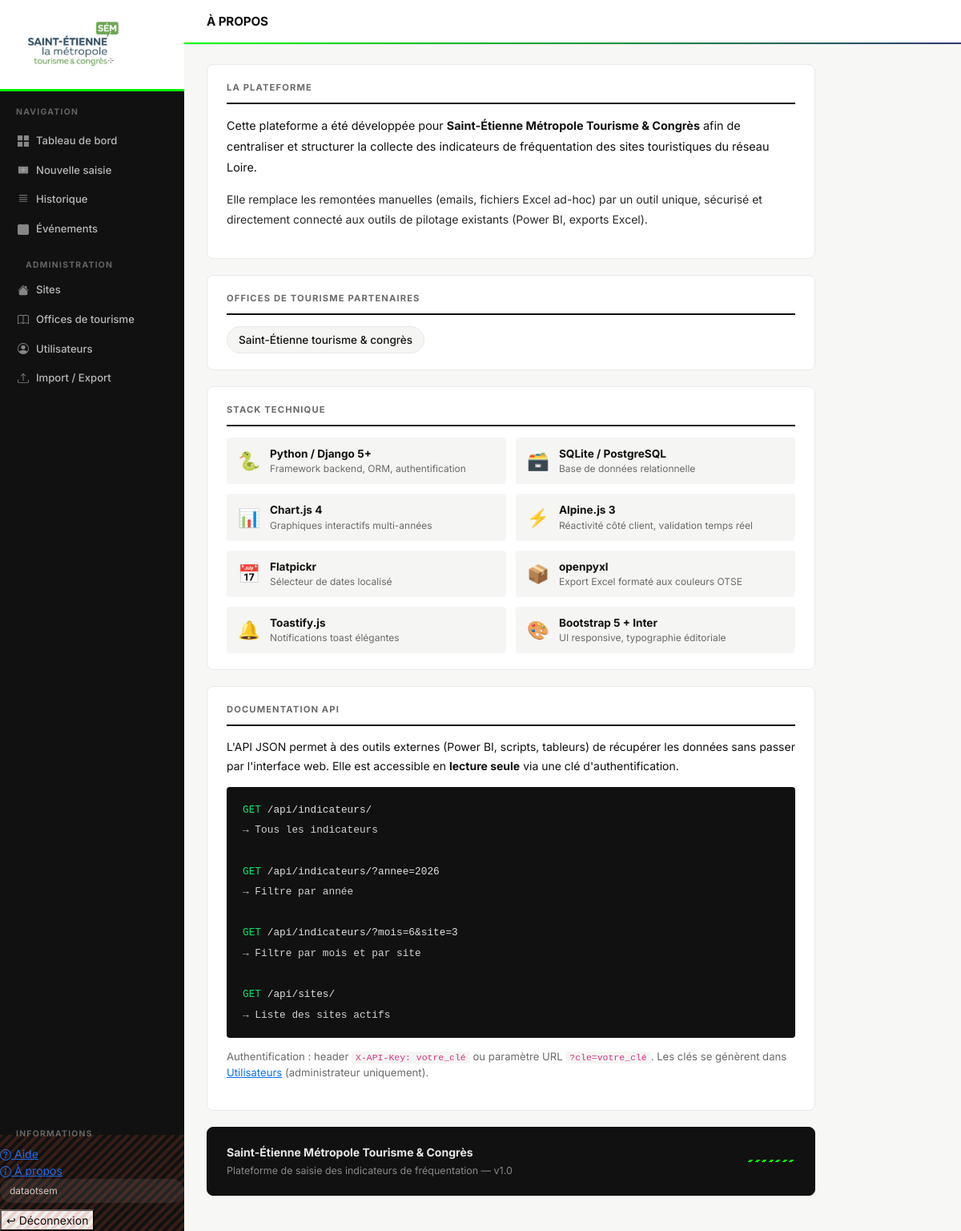
Page /a-propos/ (signed in) on the committed database.
### suivi/models.py (models this page shows, shortened)
class Utilisateur(AbstractUser):
    ROLE_CHOICES = [
        ("saisisseur", "Saisisseur (site)"),
        ("admin", "Administrateur"),
    ]
    site = models.ForeignKey(
        SiteTouristique,
        verbose_name="Site rattaché",
        on_delete=models.SET_NULL,
        null=True,
        blank=True,
        related_name="utilisateurs",
    )
    role = models.CharField(
        "Rôle", max_length=20, choices=ROLE_CHOICES, default="saisisseur"
    )
    telephone = models.CharField("Téléphone", max_length=30, blank=True)
    cle_api = models.CharField(
        "Clé API", max_length=64, blank=True, unique=True, null=True,
        help_text="Utilisée pour l'accès en lecture à l'API (ex: Power BI). Laisser vide si non utilisée.",
    )
    @property
    def est_admin(self):
        return self.role == "admin" or self.is_superuser

class OfficeDeTourisme(models.Model):
    nom = models.CharField("Nom", max_length=200)
    actif = models.BooleanField("Actif", default=True)
    class Meta:
        verbose_name = "Office de tourisme"
        verbose_name_plural = "Offices de tourisme"
        ordering = ["nom"]

### suivi/views.py (the view)
# urls.py: path("a-propos/", views.a_propos, name="a_propos"),
@login_required
def a_propos(request):
    stack = [
        {"icone": "🐍", "nom": "Python / Django 5+", "detail": "Framework backend, ORM, authentification"},
        {"icone": "🗃️", "nom": "SQLite / PostgreSQL", "detail": "Base de données relationnelle"},
        {"icone": "📊", "nom": "Chart.js 4", "detail": "Graphiques interactifs multi-années"},
        {"icone": "⚡", "nom": "Alpine.js 3", "detail": "Réactivité côté client, validation temps réel"},
        {"icone": "📅", "nom": "Flatpickr", "detail": "Sélecteur de dates localisé"},
        {"icone": "📦", "nom": "openpyxl", "detail": "Export Excel formaté aux couleurs OTSE"},
        {"icone": "🔔", "nom": "Toastify.js", "detail": "Notifications toast élégantes"},
        {"icone": "🎨", "nom": "Bootstrap 5 + Inter", "detail": "UI responsive, typographie éditoriale"},
    ]
    offices = OfficeDeTourisme.objects.filter(actif=True)
    return render(request, "suivi/a_propos.html", {"stack": stack, "offices": offices})

### suivi/templates/suivi/a_propos.html (shortened to what this page needs)
{% extends "suivi/base.html" %}
{% block page_title %}À propos{% endblock %}
{% block contenu %}
<div style="max-width:760px;">
<div class="app-card">
    <div class="app-card-title"><span>La plateforme</span></div>
    <p style="font-size:.9rem; line-height:1.8; margin-bottom:14px;">
        Cette plateforme a été développée pour <strong>Saint-Étienne Métropole Tourisme &amp; Congrès</strong> afin de centraliser et structurer la collecte des indicateurs de fréquentation des sites touristiques du réseau Loire.
    </p>
    <p style="font-size:.875rem; line-height:1.8; color:var(--c-gris-fonce);">
        Elle remplace les remontées manuelles (emails, fichiers Excel ad-hoc) par un outil unique, sécurisé et directement connecté aux outils de pilotage existants (Power BI, exports Excel).
    </p>
</div>
<div class="app-card">
    <div class="app-card-title"><span>Offices de tourisme partenaires</span></div>
    <div style="display:flex; flex-wrap:wrap; gap:10px;">
        {% for office in offices %}
        <span style="background:var(--c-input-bg); border:1.5px solid var(--c-gris-clair); border-radius:var(--r-pill); padding:6px 14px; font-size:.85rem; font-weight:500;">{{ office.nom }}</span>
        {% empty %}
        <span style="color:var(--c-gris-moyen); font-size:.85rem;">Aucun office enregistré.</span>
        {% endfor %}
    </div>
</div>
<div class="app-card">
    <div class="app-card-title"><span>Stack technique</span></div>
    <div style="display:grid; grid-template-columns:1fr 1fr; gap:12px;">
        {% for tech in stack %}
        <div style="display:flex; align-items:center; gap:12px; padding:10px 14px; background:var(--c-input-bg); border-radius:var(--r-sm);">
            <span style="font-size:1.4rem;">{{ tech.icone }}</span>
            <div>
                <p style="font-weight:700; font-size:.85rem; margin:0;">{{ tech.nom }}</p>
                <p style="font-size:.75rem; color:var(--c-gris-moyen); margin:0;">{{ tech.detail }}</p>
            </div>
        </div>
        {% endfor %}
    </div>
</div>
<div class="app-card">
    <div class="app-card-title"><span>Documentation API</span></div>
    <p style="font-size:.875rem; margin-bottom:14px; line-height:1.7;">
        L'API JSON permet à des outils externes (Power BI, scripts, tableurs) de récupérer les données sans passer par l'interface web.
        Elle est accessible en <strong>lecture seule</strong> via une clé d'authentification.
    </p>
    <div style="background:var(--c-noir); border-radius:var(--r-sm); padding:16px 20px; font-family:monospace; font-size:.8rem; color:#e0e0e0; margin-bottom:14px; line-height:2;">
        <span style="color:#03EA68;">GET</span> /api/indicateurs/<br>
        <span style="color:#D2D2D2;">     → Tous les indicateurs</span><br><br>
        <span style="color:#03EA68;">GET</span> /api/indicateurs/?annee=2026<br>
        <span style="color:#D2D2D2;">     → Filtre par année</span><br><br>
        <span style="color:#03EA68;">GET</span> /api/indicateurs/?mois=6&amp;site=3<br>
        <span style="color:#D2D2D2;">     → Filtre par mois et par site</span><br><br>
        <span style="color:#03EA68;">GET</span> /api/sites/<br>
        <span style="color:#D2D2D2;">     → Liste des sites actifs</span>
    </div>
    <p style="font-size:.82rem; color:var(--c-gris-moyen);">
        Authentification : header <code style="background:var(--c-input-bg); padding:1px 5px; border-radius:3px;">X-API-Key: votre_clé</code>
        ou paramètre URL <code style="background:var(--c-input-bg); padding:1px 5px; border-radius:3px;">?cle=votre_clé</code>.
        Les clés se génèrent dans <a href="{% url 'liste_utilisateurs' %}">Utilisateurs</a> (administrateur uniquement).
    </p>
</div>
<div class="app-card" style="background:var(--c-noir); border-color:var(--c-noir);">
    <div style="display:flex; justify-content:space-between; align-items:center; flex-wrap:wrap; gap:12px;">
        <div>
            <p style="color:rgba(255,255,255,.9); font-weight:700; margin-bottom:4px;">Saint-Étienne Métropole Tourisme &amp; Congrès</p>
            <p style="color:rgba(255,255,255,.5); font-size:.78rem; margin:0;">Plateforme de saisie des indicateurs de fréquentation — v1.0</p>
        </div>
        <div style="height:3px; width:60px; background: repeating-linear-gradient(-45deg, transparent, transparent 3px, var(--c-accent) 3px, var(--c-accent) 6px);"></div>
    </div>
</div>
</div>
{% endblock %}

### suivi/templates/suivi/base.html (shortened to what this page needs)
<!DOCTYPE html>
{% load static %}
<html lang="fr">
<head>
    <link href="https://cdn.jsdelivr.net/npm/bootstrap@5.3.3/dist/css/bootstrap.min.css" rel="stylesheet">
    <link rel="stylesheet" href="https://cdn.jsdelivr.net/npm/animate.css@4/animate.min.css">
    <link rel="stylesheet" href="https://cdn.jsdelivr.net/npm/toastify-js/src/toastify.min.css">
    <link rel="stylesheet" href="https://cdn.jsdelivr.net/npm/flatpickr/dist/flatpickr.min.css">
</head>
<body>
{% if user.is_authenticated %}
<aside class="sidebar">
    <div class="sidebar-logo">
        <img src="{% static 'suivi/images/logo.png' %}" alt="Saint-Étienne Tourisme">
    </div>
    <div class="sidebar-stripe"></div>
    <div class="sidebar-section">Navigation</div>
    <nav class="sidebar-nav">
        <a href="{% url 'tableau_de_bord' %}" {% if request.resolver_match.url_name == 'tableau_de_bord' %}class="active"{% endif %}>
            <svg width="14" height="14" fill="currentColor" viewBox="0 0 16 16"><path d="M0 0h7v7H0V0zm9 0h7v7H9V0zM0 9h7v7H0V9zm9 0h7v7H9V9z"/></svg>
            Tableau de bord
        </a>
        <a href="{% url 'saisir_indicateur' %}" {% if request.resolver_match.url_name == 'saisir_indicateur' %}class="active"{% endif %}>
            <svg width="14" height="14" fill="currentColor" viewBox="0 0 16 16"><path d="M8 4a.5.5 0 0 1 .5.5v3h3a.5.5 0 0 1 0 1h-3v3a.5.5 0 0 1-1 0v-3h-3a.5.5 0 0 1 0-1h3v-3A.5.5 0 0 1 8 4z"/><path d="M14.5 3a.5.5 0 0 1 .5.5v9a.5.5 0 0 1-.5.5h-13a.5.5 0 0 1-.5-.5v-9a.5.5 0 0 1 .5-.5h13z"/></svg>
            Nouvelle saisie
        </a>
        <a href="{% url 'liste_indicateurs' %}" {% if request.resolver_match.url_name == 'liste_indicateurs' %}class="active"{% endif %}>
            <svg width="14" height="14" fill="currentColor" viewBox="0 0 16 16"><path d="M2.5 1.5a.5.5 0 0 0 0 1h11a.5.5 0 0 0 0-1h-11zm0 3a.5.5 0 0 0 0 1h11a.5.5 0 0 0 0-1h-11zm0 3a.5.5 0 0 0 0 1h11a.5.5 0 0 0 0-1h-11zm0 3a.5.5 0 0 0 0 1h11a.5.5 0 0 0 0-1h-11z"/></svg>
            Historique
        </a>
        <a href="{% url 'liste_evenements' %}" {% if request.resolver_match.url_name == 'liste_evenements' %}class="active"{% endif %}>
            <svg width="14" height="14" fill="currentColor" viewBox="0 0 16 16"><path d="M3.5 0a.5.5 0 0 1 .5.5V1h8V.5a.5.5 0 0 1 1 0V1h1a2 2 0 0 1 2 2v11a2 2 0 0 1-2 2H2a2 2 0 0 1-2-2V3a2 2 0 0 1 2-2h1V.5a.5.5 0 0 1 .5-.5z"/></svg>
            Événements
        </a>
        {% if user.est_admin %}
        <div class="sidebar-section">Administration</div>
        <a href="{% url 'liste_sites' %}" {% if 'site' in request.resolver_match.url_name %}class="active"{% endif %}>
            Sites
        </a>
        <a href="{% url 'liste_offices' %}" {% if 'office' in request.resolver_match.url_name %}class="active"{% endif %}>
            Offices de tourisme
        </a>
        <a href="{% url 'liste_utilisateurs' %}" {% if 'utilisateur' in request.resolver_match.url_name %}class="active"{% endif %}>
            <svg width="14" height="14" fill="currentColor" viewBox="0 0 16 16"><path d="M11 6a3 3 0 1 1-6 0 3 3 0 0 1 6 0z"/><path fill-rule="evenodd" d="M0 8a8 8 0 1 1 16 0A8 8 0 0 1 0 8zm8-7a7 7 0 0 0-5.468 11.37C3.242 11.226 4.805 10 8 10s4.757 1.225 5.468 2.37A7 7 0 0 0 8 1z"/></svg>
            Utilisateurs
        </a>
        <a href="{% url 'portail_import_export' %}" {% if 'import' in request.resolver_match.url_name or 'export' in request.resolver_match.url_name %}class="active"{% endif %}>
            Import / Export
        </a>
        {% endif %}
    </nav>
        <div class="sidebar-section">Informations</div>
        <a href="{% url 'aide' %}" {% if request.resolver_match.url_name == 'aide' %}class="active"{% endif %}>
            Aide
        </a>
        <a href="{% url 'a_propos' %}" {% if request.resolver_match.url_name == 'a_propos' %}class="active"{% endif %}>
            À propos
        </a>
        <div class="user-pill">{{ user.get_full_name|default:user.username }}{% if user.site %} · {{ user.site.nom }}{% endif %}</div>
        <form method="post" action="{% url 'deconnexion' %}">
            <button type="submit">↩ Déconnexion</button>
        </form>
</aside>
<div class="main-wrap">
    <header class="topbar">
        <span class="topbar-title">{% block page_title %}{% endblock %}</span>
    </header>
    <main class="page-body">
{% endif %}
{% block contenu %}{% endblock %}
{% if user.is_authenticated %}
    </main>
</div>
{% endif %}
</body>
</html>

### suivi/templates/suivi/base.html (style rules this page uses)
.page-body { animation: fadeInUp .25s ease both; }
:root { --c-noir: #111111; --c-gris-fonce: #2a2a2a; --c-gris-moyen: #6b6b6b; --c-gris-clair: #e8e8e8; --c-fond: #f7f7f5; --c-blanc: #ffffff; --c-accent: #00FF00; --c-accent-lt: #33ff33; --c-brand: #323C73; --c-brand-lt: #4a57a8; --c-year-row: #F2E7AE; --c-warn: #FFED8B; --c-danger: #FF6E6E; --c-input-bg: #F5F5F3; --r-sm: 4px; --r-md: 8px; --r-pill: 100px; --sidebar-w: 230px; }
*, *::before, *::after { box-sizing: border-box; }
html, body { height: 100%; margin: 0; }
body { font-family: 'Inter', 'Segoe UI', Arial, sans-serif; background: var(--c-fond); color: var(--c-noir); font-size: 0.875rem; line-height: 1.5; }
.sidebar { position: fixed; top: 0; left: 0; bottom: 0; width: var(--sidebar-w); background: var(--c-noir); display: flex; flex-direction: column; z-index: 200; overflow: hidden; }
.sidebar::after { content: ''; position: absolute; bottom: 0; left: 0; right: 0; height: 120px; background: repeating-linear-gradient( -45deg, transparent, transparent 4px, rgba(218,83,44,.18) 4px, rgba(218,83,44,.18) 8px ); pointer-events: none; }
.sidebar-logo { padding: 16px 18px 14px; border-bottom: 1px solid rgba(255,255,255,.08); background: #ffffff; }
.sidebar-logo img { max-width: 150px; display: block; }
.sidebar-stripe { height: 3px; background: var(--c-accent); margin: 0; }
.sidebar-section { font-size: .65rem; font-weight: 700; letter-spacing: .12em; text-transform: uppercase; color: rgba(255,255,255,.35); padding: 18px 20px 6px; }
.sidebar-nav { flex: 1; padding: 4px 12px; overflow-y: auto; }
.sidebar-nav a { display: flex; align-items: center; gap: 9px; padding: 8px 10px; border-radius: var(--r-sm); color: rgba(255,255,255,.7); text-decoration: none; font-size: .82rem; font-weight: 500; margin-bottom: 1px; transition: background .12s, color .12s; white-space: nowrap; }
.sidebar-nav a svg { opacity: .7; flex-shrink: 0; }
.user-pill { background: rgba(255,255,255,.08); border-radius: var(--r-pill); padding: 6px 12px; font-size: .75rem; color: rgba(255,255,255,.8); margin-bottom: 8px; overflow: hidden; text-overflow: ellipsis; white-space: nowrap; }
.main-wrap { margin-left: var(--sidebar-w); min-height: 100vh; display: flex; flex-direction: column; }
.topbar { background: var(--c-blanc); border-bottom: 1px solid var(--c-gris-clair); padding: 0 28px; height: 56px; display: flex; align-items: center; justify-content: space-between; position: sticky; top: 0; z-index: 100; }
.topbar::after { content: ''; position: absolute; bottom: 0; left: 0; right: 0; height: 2px; background: linear-gradient(90deg, var(--c-accent) 0%, var(--c-brand) 100%); }
.topbar-title { font-size: .95rem; font-weight: 700; letter-spacing: -.01em; color: var(--c-noir); text-transform: uppercase; }
.page-body { padding: 24px 28px; flex: 1; }
.app-card { background: var(--c-blanc); border-radius: var(--r-md); border: 1px solid var(--c-gris-clair); padding: 20px 24px; margin-bottom: 20px; }
.app-card-title { font-size: .7rem; font-weight: 700; letter-spacing: .1em; text-transform: uppercase; color: var(--c-gris-moyen); margin-bottom: 14px; padding-bottom: 10px; border-bottom: 2px solid var(--c-noir); display: flex; align-items: center; justify-content: space-between; }

### rows in the picture
Utilisateur: get_full_name "dataotsem"
OfficeDeTourisme: nom "Saint-Étienne tourisme & congrès"

### other values in the picture
{{ tech.icone }} "🐍" "🗃️" "📊" "⚡" "📅" "📦" "🔔" "🎨"
{{ tech.nom }} "Python / Django 5+" "SQLite / PostgreSQL" "Chart.js 4" "Alpine.js 3" "Flatpickr" "openpyxl" "Toastify.js" "Bootstrap 5 + Inter"
{{ tech.detail }} "Framework backend, ORM, authentification" "Base de données relationnelle" "Graphiques interactifs multi-années" "Réactivité côté client, validation temps réel" "Sélecteur de dates localisé" "Export Excel formaté aux couleurs OTSE" "Notifications toast élégantes" "UI responsive, typographie éditoriale"
